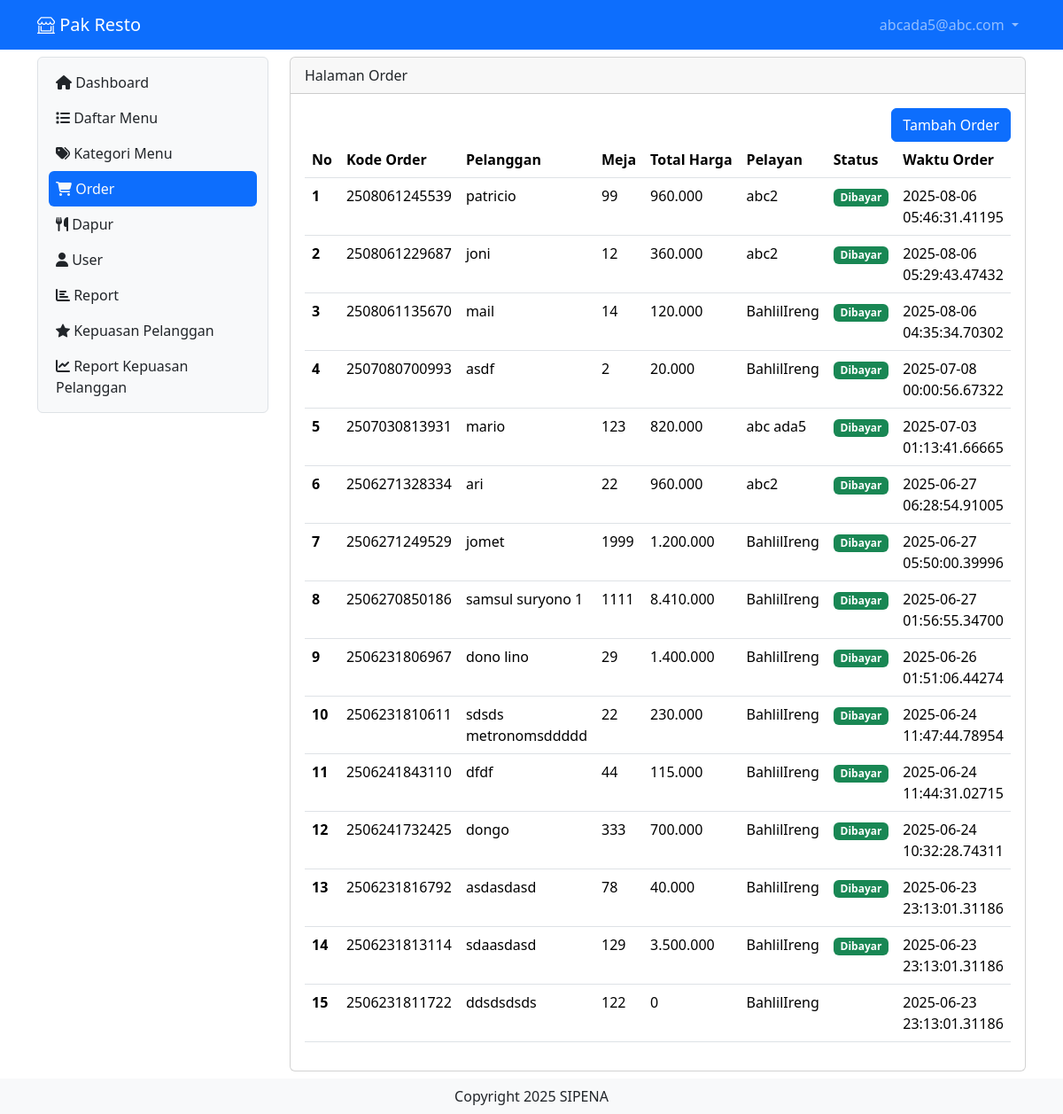
/order (signed in), run on the app's committed database.
### tables this page shows
CREATE TABLE `user` (
  `id` int(11) NOT NULL,
  `username` varchar(200) NOT NULL,
  `password` varchar(200) NOT NULL,
  `level` int(1) NOT NULL,
  `nama` varchar(200) NOT NULL,
  `nohp` varchar(15) NOT NULL,
  `alamat` varchar(300) NOT NULL
);

CREATE TABLE `tb_order` (
  `id_order` bigint(50) NOT NULL,
  `pelanggan` varchar(100) NOT NULL,
  `meja` int(10) NOT NULL,
  `pelayan` int(100) NOT NULL,
  `waktu_order` timestamp(5) NOT NULL DEFAULT current_timestamp(5) ON UPDATE current_timestamp(5)
);

### order.php (the view, shortened to what this page needs)
<?php
   include 'proses/connect.php';
   $query = mysqli_query($conn, "SELECT tb_order.*,bayar.*,nama, SUM(harga * jumlah) AS harganya FROM tb_order
       LEFT JOIN user ON user.id = tb_order.pelayan
       LEFT JOIN list_order ON list_order.kode_order = tb_order.id_order
       LEFT JOIN daftar_menu ON daftar_menu.id = list_order.menu
       LEFT JOIN bayar ON bayar.id_bayar = tb_order.id_order
       GROUP BY id_order ORDER BY waktu_order DESC");
   while ($record = mysqli_fetch_array($query)) {
       $result[] = $record;
   }
   ?>
<div class="col-lg-9 mt-2">
    <div class="card">
        <div class="card-header">
            Halaman Order
        </div>
        <div class="card-body">
            <div class="row">
                <div class="col d-flex justify-content-end">
                    <button class="btn btn-primary" data-bs-toggle="modal" data-bs-target="#ModalTambahUser">Tambah Order</button>
                </div>
            </div>
            <?php
               if (empty($result)) {
                   echo "Data Order Tidak Ada";
               } else {
               ?>
                <div class="table-responsive">
                    <table class="table table-hover" id="example">
                        <thead>
                            <tr class="text-nowrap">
                                <th scope="col">No</th>
                                <th scope="col">Kode Order</th>
                                <th scope="col">Pelanggan</th>
                                <th scope="col">Meja</th>
                                <th scope="col">Total Harga</th>
                                <th scope="col">Pelayan</th>
                                <th scope="col">Status</th>
                                <th scope="col">Waktu Order</th>
                            </tr>
                        </thead>
                        <tbody>
                            <?php
                               $no = 1;
                               foreach ($result as $row) {
                               ?>
                                <tr>
                                    <th scope="row"><?php echo $no++ ?></th>
                                    <td><?php echo $row['id_order'] ?></td>
                                    <td><?php echo $row['pelanggan'] ?></td>
                                    <td><?php echo $row['meja'] ?></td>
                                    <td><?php echo number_format((int)$row['harganya'], 0, ',', '.') ?></td>
                                    <td><?php echo $row['nama'] ?></td>
                                    <td><?php echo (!empty($row['id_bayar'])) ? "<span class='badge text-bg-success'>Dibayar</span>" : "" ;  ?></td>
                                    <td><?php echo $row['waktu_order'] ?></td>
                                </tr>
                            <?php } ?>
                        </tbody>
                    </table>
                </div>
            <?php } ?>
        </div>
    </div>
</div>

### header.php (shortened to what this page needs)
<?php
include "proses/connect.php";
$query = mysqli_query($conn, "SELECT * FROM user WHERE username='$_SESSION[username_pakresto]'");
?>
<nav class="navbar navbar-expand navbar-dark bg-primary sticky-top">
    <div class="container-lg">
        <a class="navbar-brand" href="."><i class="bi bi-shop-window"></i> Pak Resto</a>
        <div class="collapse navbar-collapse justify-content-end" id="navbarNavDropdown">
            <ul class="navbar-nav">
                <li class="nav-item dropdown">
                    <a class="nav-link dropdown-toggle" href="#" role="button" data-bs-toggle="dropdown" aria-expanded="false">
                        <?php
                        echo $hasil['username'];
                        ?>
                    </a>
                </li>
            </ul>
        </div>
    </div>
</nav>

### data on the page
user: username "abcada5@abc.com"
tb_order: id_order "2508061245539", pelanggan "patricio", meja "99", harganya "960.000", pelayan.nama "abc2", shows "Dibayar", waktu_order "2025-08-06 05:46:31.41195"
tb_order: id_order "2508061229687", pelanggan "joni", meja "12", harganya "360.000", pelayan.nama "abc2", shows "Dibayar", waktu_order "2025-08-06 05:29:43.47432"
tb_order: id_order "2508061135670", pelanggan "mail", meja "14", harganya "120.000", pelayan.nama "BahlilIreng", shows "Dibayar", waktu_order "2025-08-06 04:35:34.70302"
tb_order: id_order "2507080700993", pelanggan "asdf", meja "2", harganya "20.000", pelayan.nama "BahlilIreng", shows "Dibayar", waktu_order "2025-07-08 00:00:56.67322"
tb_order: id_order "2507030813931", pelanggan "mario", meja "123", harganya "820.000", pelayan.nama "abc ada5", shows "Dibayar", waktu_order "2025-07-03 01:13:41.66665"
tb_order: id_order "2506271328334", pelanggan "ari", meja "22", harganya "960.000", pelayan.nama "abc2", shows "Dibayar", waktu_order "2025-06-27 06:28:54.91005"
tb_order: id_order "2506271249529", pelanggan "jomet", meja "1999", harganya "1.200.000", pelayan.nama "BahlilIreng", shows "Dibayar", waktu_order "2025-06-27 05:50:00.39996"
tb_order: id_order "2506270850186", pelanggan "samsul suryono 1", meja "1111", harganya "8.410.000", pelayan.nama "BahlilIreng", shows "Dibayar", waktu_order "2025-06-27 01:56:55.34700"
tb_order: id_order "2506231806967", pelanggan "dono lino", meja "29", harganya "1.400.000", pelayan.nama "BahlilIreng", shows "Dibayar", waktu_order "2025-06-26 01:51:06.44274"
tb_order: id_order "2506231810611", pelanggan "sdsds metronomsddddd", meja "22", harganya "230.000", pelayan.nama "BahlilIreng", shows "Dibayar", waktu_order "2025-06-24 11:47:44.78954"
tb_order: id_order "2506241843110", pelanggan "dfdf", meja "44", harganya "115.000", pelayan.nama "BahlilIreng", shows "Dibayar", waktu_order "2025-06-24 11:44:31.02715"
tb_order: id_order "2506241732425", pelanggan "dongo", meja "333", harganya "700.000", pelayan.nama "BahlilIreng", shows "Dibayar", waktu_order "2025-06-24 10:32:28.74311"
tb_order: id_order "2506231816792", pelanggan "asdasdasd", meja "78", harganya "40.000", pelayan.nama "BahlilIreng", shows "Dibayar", waktu_order "2025-06-23 23:13:01.31186"
tb_order: id_order "2506231813114", pelanggan "sdaasdasd", meja "129", harganya "3.500.000", pelayan.nama "BahlilIreng", shows "Dibayar", waktu_order "2025-06-23 23:13:01.31186"
tb_order: id_order "2506231811722", pelanggan "ddsdsdsds", meja "122", harganya "0", pelayan.nama "BahlilIreng", waktu_order "2025-06-23 23:13:01.31186"
